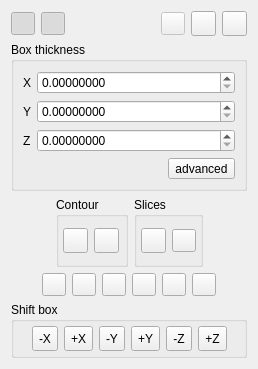
<?xml version="1.0" encoding="UTF-8"?>
<ui version="4.0">
 <class>ClippingBoxDlg</class>
 <widget class="QDialog" name="ClippingBoxDlg">
  <property name="geometry">
   <rect>
    <x>0</x>
    <y>0</y>
    <width>258</width>
    <height>369</height>
   </rect>
  </property>
  <property name="sizePolicy">
   <sizepolicy hsizetype="Maximum" vsizetype="Maximum">
    <horstretch>0</horstretch>
    <verstretch>0</verstretch>
   </sizepolicy>
  </property>
  <property name="windowTitle">
   <string>Clipping Box</string>
  </property>
  <layout class="QVBoxLayout" name="verticalLayout">
   <item>
    <layout class="QHBoxLayout" name="horizontalLayout_2">
     <item>
      <widget class="QToolButton" name="showBoxToolButton">
       <property name="toolTip">
        <string>Show/hide bounding box</string>
       </property>
       <property name="icon">
        <iconset resource="../MainWindow.qrc">
         <normaloff>:/Resources/images/square.png</normaloff>:/Resources/images/square.png</iconset>
       </property>
       <property name="checkable">
        <bool>true</bool>
       </property>
       <property name="checked">
        <bool>true</bool>
       </property>
       <property name="autoRaise">
        <bool>true</bool>
       </property>
      </widget>
     </item>
     <item>
      <widget class="QToolButton" name="showInteractorsToolButton">
       <property name="toolTip">
        <string>Show/hide interactors</string>
       </property>
       <property name="icon">
        <iconset resource="../MainWindow.qrc">
         <normaloff>:/Resources/images/interactors.png</normaloff>:/Resources/images/interactors.png</iconset>
       </property>
       <property name="checkable">
        <bool>true</bool>
       </property>
       <property name="checked">
        <bool>true</bool>
       </property>
       <property name="autoRaise">
        <bool>true</bool>
       </property>
      </widget>
     </item>
     <item>
      <spacer name="horizontalSpacer_9">
       <property name="orientation">
        <enum>Qt::Horizontal</enum>
       </property>
       <property name="sizeHint" stdset="0">
        <size>
         <width>40</width>
         <height>20</height>
        </size>
       </property>
      </spacer>
     </item>
     <item>
      <widget class="QToolButton" name="restoreToolButton">
       <property name="enabled">
        <bool>false</bool>
       </property>
       <property name="toolTip">
        <string>Restore the last clipping box used with this cloud</string>
       </property>
       <property name="icon">
        <iconset resource="../MainWindow.qrc">
         <normaloff>:/Resources/images/restore.png</normaloff>:/Resources/images/restore.png</iconset>
       </property>
      </widget>
     </item>
     <item>
      <widget class="QToolButton" name="resetButton">
       <property name="minimumSize">
        <size>
         <width>25</width>
         <height>25</height>
        </size>
       </property>
       <property name="toolTip">
        <string>Reset</string>
       </property>
       <property name="statusTip">
        <string>Reset</string>
       </property>
       <property name="icon">
        <iconset resource="../MainWindow.qrc">
         <normaloff>:/Resources/images/smallReset.png</normaloff>:/Resources/images/smallReset.png</iconset>
       </property>
      </widget>
     </item>
     <item>
      <widget class="QToolButton" name="closeButton">
       <property name="minimumSize">
        <size>
         <width>25</width>
         <height>25</height>
        </size>
       </property>
       <property name="toolTip">
        <string>Close</string>
       </property>
       <property name="statusTip">
        <string>Close</string>
       </property>
       <property name="icon">
        <iconset resource="../MainWindow.qrc">
         <normaloff>:/Resources/images/smallCancel.png</normaloff>:/Resources/images/smallCancel.png</iconset>
       </property>
      </widget>
     </item>
    </layout>
   </item>
   <item>
    <widget class="QGroupBox" name="thicknessGroupBox">
     <property name="sizePolicy">
      <sizepolicy hsizetype="Preferred" vsizetype="Maximum">
       <horstretch>0</horstretch>
       <verstretch>0</verstretch>
      </sizepolicy>
     </property>
     <property name="title">
      <string>Box thickness</string>
     </property>
     <layout class="QFormLayout" name="formLayout">
      <item row="0" column="0">
       <widget class="QLabel" name="label_2">
        <property name="text">
         <string notr="true">X</string>
        </property>
       </widget>
      </item>
      <item row="0" column="1">
       <widget class="QDoubleSpinBox" name="thickXDoubleSpinBox">
        <property name="decimals">
         <number>8</number>
        </property>
        <property name="maximum">
         <double>1000000000.000000000000000</double>
        </property>
       </widget>
      </item>
      <item row="1" column="0">
       <widget class="QLabel" name="label_3">
        <property name="text">
         <string notr="true">Y</string>
        </property>
       </widget>
      </item>
      <item row="1" column="1">
       <widget class="QDoubleSpinBox" name="thickYDoubleSpinBox">
        <property name="decimals">
         <number>8</number>
        </property>
        <property name="maximum">
         <double>1000000000.000000000000000</double>
        </property>
       </widget>
      </item>
      <item row="2" column="0">
       <widget class="QLabel" name="label_4">
        <property name="text">
         <string notr="true">Z</string>
        </property>
       </widget>
      </item>
      <item row="2" column="1">
       <widget class="QDoubleSpinBox" name="thickZDoubleSpinBox">
        <property name="decimals">
         <number>8</number>
        </property>
        <property name="maximum">
         <double>1000000000.000000000000000</double>
        </property>
       </widget>
      </item>
      <item row="3" column="0" colspan="2">
       <layout class="QHBoxLayout" name="horizontalLayout_6">
        <item>
         <spacer name="horizontalSpacer_8">
          <property name="orientation">
           <enum>Qt::Horizontal</enum>
          </property>
          <property name="sizeHint" stdset="0">
           <size>
            <width>40</width>
            <height>20</height>
           </size>
          </property>
         </spacer>
        </item>
        <item>
         <widget class="QToolButton" name="editBoxToolButton">
          <property name="text">
           <string>advanced</string>
          </property>
         </widget>
        </item>
       </layout>
      </item>
     </layout>
    </widget>
   </item>
   <item>
    <layout class="QHBoxLayout" name="horizontalLayout_3">
     <item>
      <spacer name="horizontalSpacer_7">
       <property name="orientation">
        <enum>Qt::Horizontal</enum>
       </property>
       <property name="sizeHint" stdset="0">
        <size>
         <width>40</width>
         <height>20</height>
        </size>
       </property>
      </spacer>
     </item>
     <item>
      <widget class="QGroupBox" name="contourGroupBox">
       <property name="title">
        <string>Contour</string>
       </property>
       <layout class="QHBoxLayout" name="horizontalLayout">
        <property name="leftMargin">
         <number>4</number>
        </property>
        <property name="topMargin">
         <number>4</number>
        </property>
        <property name="rightMargin">
         <number>4</number>
        </property>
        <property name="bottomMargin">
         <number>4</number>
        </property>
        <item>
         <widget class="QToolButton" name="extractContourToolButton">
          <property name="minimumSize">
           <size>
            <width>25</width>
            <height>25</height>
           </size>
          </property>
          <property name="toolTip">
           <string>Extracts the contour as a polyline (concave hull)</string>
          </property>
          <property name="statusTip">
           <string>Extracts the contour as a polyline (concave hull)</string>
          </property>
          <property name="icon">
           <iconset resource="../MainWindow.qrc">
            <normaloff>:/Resources/images/smallPolygonSelect.png</normaloff>:/Resources/images/smallPolygonSelect.png</iconset>
          </property>
         </widget>
        </item>
        <item>
         <widget class="QToolButton" name="removeLastContourToolButton">
          <property name="minimumSize">
           <size>
            <width>25</width>
            <height>25</height>
           </size>
          </property>
          <property name="toolTip">
           <string>Removes last extracted contour</string>
          </property>
          <property name="statusTip">
           <string>Removes last extracted contour</string>
          </property>
          <property name="icon">
           <iconset resource="../MainWindow.qrc">
            <normaloff>:/Resources/images/smallRevert.png</normaloff>:/Resources/images/smallRevert.png</iconset>
          </property>
         </widget>
        </item>
       </layout>
      </widget>
     </item>
     <item>
      <widget class="QGroupBox" name="slicesGroupBox">
       <property name="title">
        <string>Slices</string>
       </property>
       <layout class="QHBoxLayout" name="horizontalLayout_5">
        <property name="leftMargin">
         <number>4</number>
        </property>
        <property name="topMargin">
         <number>4</number>
        </property>
        <property name="rightMargin">
         <number>4</number>
        </property>
        <property name="bottomMargin">
         <number>4</number>
        </property>
        <item>
         <widget class="QToolButton" name="exportButton">
          <property name="minimumSize">
           <size>
            <width>25</width>
            <height>25</height>
           </size>
          </property>
          <property name="toolTip">
           <string>Export selection as a new cloud</string>
          </property>
          <property name="statusTip">
           <string>Export selection as a new cloud</string>
          </property>
          <property name="icon">
           <iconset resource="../MainWindow.qrc">
            <normaloff>:/Resources/images/ecvClippingBoxSingleExport.png</normaloff>:/Resources/images/ecvClippingBoxSingleExport.png</iconset>
          </property>
         </widget>
        </item>
        <item>
         <widget class="QToolButton" name="exportMultButton">
          <property name="toolTip">
           <string>Export multiple slices by repeating the process along one or several dimensions (+ contour extraction)</string>
          </property>
          <property name="statusTip">
           <string>Export multiple slices by repeating the process along one or several dimensions (+ contour extraction)</string>
          </property>
          <property name="icon">
           <iconset resource="../MainWindow.qrc">
            <normaloff>:/Resources/images/ecvClippingBoxMultExport.png</normaloff>:/Resources/images/ecvClippingBoxMultExport.png</iconset>
          </property>
          <property name="shortcut">
           <string/>
          </property>
         </widget>
        </item>
       </layout>
      </widget>
     </item>
     <item>
      <spacer name="horizontalSpacer_6">
       <property name="orientation">
        <enum>Qt::Horizontal</enum>
       </property>
       <property name="sizeHint" stdset="0">
        <size>
         <width>40</width>
         <height>20</height>
        </size>
       </property>
      </spacer>
     </item>
    </layout>
   </item>
   <item>
    <widget class="QFrame" name="viewButtonsFrame">
     <property name="sizePolicy">
      <sizepolicy hsizetype="Preferred" vsizetype="Maximum">
       <horstretch>0</horstretch>
       <verstretch>0</verstretch>
      </sizepolicy>
     </property>
     <property name="frameShape">
      <enum>QFrame::NoFrame</enum>
     </property>
     <layout class="QHBoxLayout" name="horizontalLayout_8">
      <property name="leftMargin">
       <number>0</number>
      </property>
      <property name="topMargin">
       <number>0</number>
      </property>
      <property name="rightMargin">
       <number>0</number>
      </property>
      <property name="bottomMargin">
       <number>0</number>
      </property>
      <item>
       <spacer name="horizontalSpacer_4">
        <property name="orientation">
         <enum>Qt::Horizontal</enum>
        </property>
        <property name="sizeHint" stdset="0">
         <size>
          <width>40</width>
          <height>20</height>
         </size>
        </property>
       </spacer>
      </item>
      <item>
       <widget class="QToolButton" name="viewLeftToolButton">
        <property name="toolTip">
         <string>Set 'left' view</string>
        </property>
        <property name="statusTip">
         <string>Set 'left' view</string>
        </property>
        <property name="icon">
         <iconset resource="../MainWindow.qrc">
          <normaloff>:/Resources/images/ecvViewXpos.png</normaloff>:/Resources/images/ecvViewXpos.png</iconset>
        </property>
       </widget>
      </item>
      <item>
       <widget class="QToolButton" name="viewRightToolButton">
        <property name="toolTip">
         <string>Set 'right' view</string>
        </property>
        <property name="statusTip">
         <string>Set 'right' view</string>
        </property>
        <property name="icon">
         <iconset resource="../MainWindow.qrc">
          <normaloff>:/Resources/images/ecvViewXneg.png</normaloff>:/Resources/images/ecvViewXneg.png</iconset>
        </property>
       </widget>
      </item>
      <item>
       <widget class="QToolButton" name="viewFrontToolButton">
        <property name="toolTip">
         <string>Set 'front' view</string>
        </property>
        <property name="statusTip">
         <string>Set 'front' view</string>
        </property>
        <property name="icon">
         <iconset resource="../MainWindow.qrc">
          <normaloff>:/Resources/images/ecvViewYpos.png</normaloff>:/Resources/images/ecvViewYpos.png</iconset>
        </property>
       </widget>
      </item>
      <item>
       <widget class="QToolButton" name="viewBackToolButton">
        <property name="toolTip">
         <string>Set 'back' view</string>
        </property>
        <property name="statusTip">
         <string>Set 'back' view</string>
        </property>
        <property name="icon">
         <iconset resource="../MainWindow.qrc">
          <normaloff>:/Resources/images/ecvViewYneg.png</normaloff>:/Resources/images/ecvViewYneg.png</iconset>
        </property>
       </widget>
      </item>
      <item>
       <widget class="QToolButton" name="viewDownToolButton">
        <property name="toolTip">
         <string>Set 'down' view</string>
        </property>
        <property name="statusTip">
         <string>Set 'down' view</string>
        </property>
        <property name="icon">
         <iconset resource="../MainWindow.qrc">
          <normaloff>:/Resources/images/ecvViewZneg.png</normaloff>:/Resources/images/ecvViewZneg.png</iconset>
        </property>
       </widget>
      </item>
      <item>
       <widget class="QToolButton" name="viewUpToolButton">
        <property name="toolTip">
         <string>Set 'up' view</string>
        </property>
        <property name="statusTip">
         <string>Set 'up' view</string>
        </property>
        <property name="icon">
         <iconset resource="../MainWindow.qrc">
          <normaloff>:/Resources/images/ecvViewZpos.png</normaloff>:/Resources/images/ecvViewZpos.png</iconset>
        </property>
       </widget>
      </item>
      <item>
       <spacer name="horizontalSpacer_5">
        <property name="orientation">
         <enum>Qt::Horizontal</enum>
        </property>
        <property name="sizeHint" stdset="0">
         <size>
          <width>40</width>
          <height>20</height>
         </size>
        </property>
       </spacer>
      </item>
     </layout>
    </widget>
   </item>
   <item>
    <widget class="QGroupBox" name="groupBox">
     <property name="sizePolicy">
      <sizepolicy hsizetype="Preferred" vsizetype="Maximum">
       <horstretch>0</horstretch>
       <verstretch>0</verstretch>
      </sizepolicy>
     </property>
     <property name="title">
      <string>Shift box</string>
     </property>
     <layout class="QHBoxLayout" name="horizontalLayout_4">
      <property name="leftMargin">
       <number>4</number>
      </property>
      <property name="topMargin">
       <number>4</number>
      </property>
      <property name="rightMargin">
       <number>4</number>
      </property>
      <property name="bottomMargin">
       <number>4</number>
      </property>
      <item>
       <spacer name="horizontalSpacer_2">
        <property name="orientation">
         <enum>Qt::Horizontal</enum>
        </property>
        <property name="sizeHint" stdset="0">
         <size>
          <width>1</width>
          <height>20</height>
         </size>
        </property>
       </spacer>
      </item>
      <item>
       <widget class="QToolButton" name="minusXShiftToolButton">
        <property name="sizePolicy">
         <sizepolicy hsizetype="Maximum" vsizetype="Maximum">
          <horstretch>0</horstretch>
          <verstretch>0</verstretch>
         </sizepolicy>
        </property>
        <property name="minimumSize">
         <size>
          <width>25</width>
          <height>25</height>
         </size>
        </property>
        <property name="toolTip">
         <string>Shift box along its X dimension</string>
        </property>
        <property name="text">
         <string notr="true">-X</string>
        </property>
       </widget>
      </item>
      <item>
       <widget class="QToolButton" name="plusXShiftToolButton">
        <property name="sizePolicy">
         <sizepolicy hsizetype="Maximum" vsizetype="Maximum">
          <horstretch>0</horstretch>
          <verstretch>0</verstretch>
         </sizepolicy>
        </property>
        <property name="minimumSize">
         <size>
          <width>25</width>
          <height>25</height>
         </size>
        </property>
        <property name="toolTip">
         <string>Shift box along its X dimension</string>
        </property>
        <property name="text">
         <string notr="true">+X</string>
        </property>
       </widget>
      </item>
      <item>
       <widget class="QToolButton" name="minusYShiftToolButton">
        <property name="sizePolicy">
         <sizepolicy hsizetype="Maximum" vsizetype="Maximum">
          <horstretch>0</horstretch>
          <verstretch>0</verstretch>
         </sizepolicy>
        </property>
        <property name="minimumSize">
         <size>
          <width>25</width>
          <height>25</height>
         </size>
        </property>
        <property name="toolTip">
         <string>Shift box along its Y dimension</string>
        </property>
        <property name="text">
         <string notr="true">-Y</string>
        </property>
       </widget>
      </item>
      <item>
       <widget class="QToolButton" name="plusYShiftToolButton">
        <property name="sizePolicy">
         <sizepolicy hsizetype="Maximum" vsizetype="Maximum">
          <horstretch>0</horstretch>
          <verstretch>0</verstretch>
         </sizepolicy>
        </property>
        <property name="minimumSize">
         <size>
          <width>25</width>
          <height>25</height>
         </size>
        </property>
        <property name="toolTip">
         <string>Shift box along its Y dimension</string>
        </property>
        <property name="text">
         <string notr="true">+Y</string>
        </property>
       </widget>
      </item>
      <item>
       <widget class="QToolButton" name="minusZShiftToolButton">
        <property name="sizePolicy">
         <sizepolicy hsizetype="Maximum" vsizetype="Maximum">
          <horstretch>0</horstretch>
          <verstretch>0</verstretch>
         </sizepolicy>
        </property>
        <property name="minimumSize">
         <size>
          <width>25</width>
          <height>25</height>
         </size>
        </property>
        <property name="toolTip">
         <string>Shift box along its Z dimension</string>
        </property>
        <property name="text">
         <string notr="true">-Z</string>
        </property>
       </widget>
      </item>
      <item>
       <widget class="QToolButton" name="plusZShiftToolButton">
        <property name="sizePolicy">
         <sizepolicy hsizetype="Maximum" vsizetype="Maximum">
          <horstretch>0</horstretch>
          <verstretch>0</verstretch>
         </sizepolicy>
        </property>
        <property name="minimumSize">
         <size>
          <width>25</width>
          <height>25</height>
         </size>
        </property>
        <property name="toolTip">
         <string>Shift box along its Z dimension</string>
        </property>
        <property name="text">
         <string notr="true">+Z</string>
        </property>
       </widget>
      </item>
      <item>
       <spacer name="horizontalSpacer_3">
        <property name="orientation">
         <enum>Qt::Horizontal</enum>
        </property>
        <property name="sizeHint" stdset="0">
         <size>
          <width>0</width>
          <height>20</height>
         </size>
        </property>
       </spacer>
      </item>
     </layout>
    </widget>
   </item>
  </layout>
 </widget>
 <resources>
  <include location="../MainWindow.qrc"/>
 </resources>
 <connections/>
</ui>
